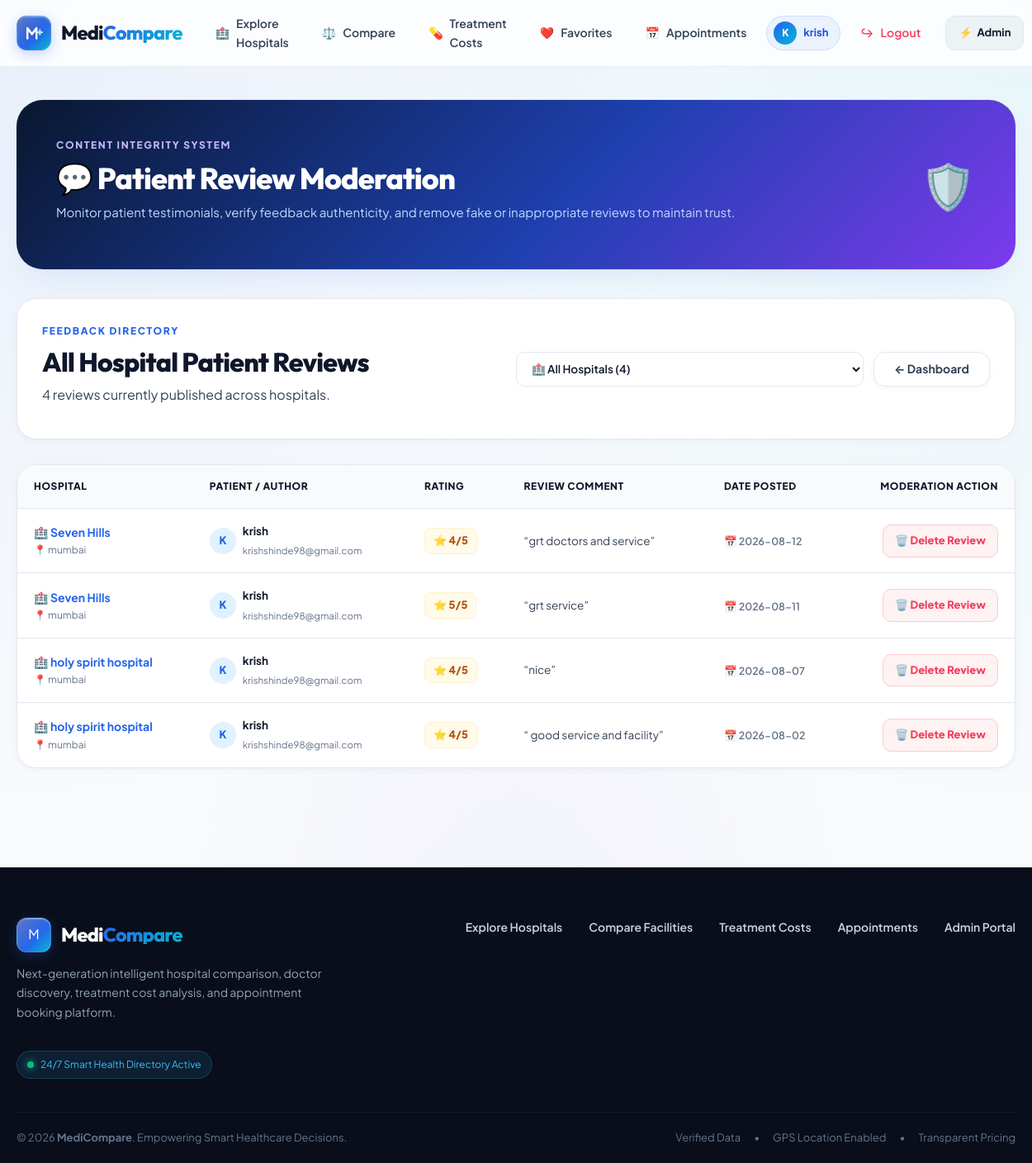
The app's page /admin/reviews (signed in) with its own data.
### tables this page shows
CREATE TABLE users(
    id INTEGER PRIMARY KEY AUTOINCREMENT,
    full_name TEXT NOT NULL,
    email TEXT UNIQUE NOT NULL,
    password TEXT NOT NULL,
    role TEXT DEFAULT 'user'
, google_id TEXT, profile_picture TEXT, auth_provider TEXT DEFAULT 'local');

CREATE TABLE reviews (
    id INTEGER PRIMARY KEY AUTOINCREMENT,
    hospital_id INTEGER,
    user_id INTEGER,
    rating INTEGER,
    comment TEXT,
    review_date TEXT,
    FOREIGN KEY(hospital_id) REFERENCES hospitals(id),
    FOREIGN KEY(user_id) REFERENCES users(id)
);

CREATE TABLE hospitals (
    id INTEGER PRIMARY KEY AUTOINCREMENT,
    hospital_name TEXT NOT NULL,
    city TEXT,
    address TEXT,
    phone TEXT,
    hospital_type TEXT,
    rating REAL,
    emergency INTEGER,
    ambulance INTEGER,
    icu INTEGER
, map_link TEXT, image TEXT);

### app.py (the view)
@app.route("/admin/reviews")
def admin_reviews():
    access_check = admin_required()
    if access_check:
        return access_check
    conn = get_connection()
    cursor = conn.cursor()
    hospital_filter = request.args.get("hospital_id", "").strip()
    query = """
        SELECT
            reviews.*,
            users.full_name as user_name,
            users.email as user_email,
            hospitals.hospital_name,
            hospitals.city as hospital_city
        FROM reviews
        JOIN users ON reviews.user_id = users.id
        JOIN hospitals ON reviews.hospital_id = hospitals.id
    """
    params = []
    if hospital_filter:
        query += " WHERE reviews.hospital_id=?"
        params.append(hospital_filter)
    query += " ORDER BY reviews.id DESC"
    cursor.execute(query, tuple(params))
    reviews = cursor.fetchall()
    cursor.execute("SELECT id, hospital_name FROM hospitals ORDER BY hospital_name ASC")
    hospitals = cursor.fetchall()
    cursor.execute("SELECT COUNT(*) FROM reviews")
    total_reviews = cursor.fetchone()[0]
    conn.close()
    return render_template(
        "admin/reviews.html",
        reviews=reviews,
        hospitals=hospitals,
        selected_hospital=hospital_filter,
        total_reviews=total_reviews,
        user_name=session.get("user_name")
    )

### app.py (called while the page is built, shortened)
def admin_required():
    if "user_id" not in session:
        flash("Admin access required.", "danger")
        return redirect("/login")
    conn = get_connection()
    cursor = conn.cursor()
    cursor.execute("""
        SELECT id, role, email
        FROM users
        WHERE id=?
    """, (session["user_id"],))
    user = cursor.fetchone()
    conn.close()
    if not user or not user["email"] or user["email"].strip().lower() != ADMIN_EMAIL.lower():
        flash("Admin access required.", "danger")
        return redirect("/")
    return None

@app.context_processor
def inject_admin_status():
    is_admin = False
    if "user_id" in session:
        user_email = session.get("user_email")
        if user_email:
            is_admin = (user_email.strip().lower() == ADMIN_EMAIL.lower())
    return dict(is_admin=is_admin)

### database/db.py (called while the page is built)
def get_connection():
    connection = sqlite3.connect(DATABASE_NAME)
    connection.row_factory = sqlite3.Row
    return connection

### templates/admin/reviews.html (shortened to what this page needs)
{% extends "base.html" %}
{% block content %}
<div class="admin-dashboard">
    <section class="admin-hero" style="background: linear-gradient(135deg, #09172e 0%, #1e40af 55%, #7c3aed 100%);">
        <div>
            <span class="eyebrow" style="color: #c4b5fd;">CONTENT INTEGRITY SYSTEM</span>
            <h1>💬 Patient Review Moderation</h1>
            <p>Monitor patient testimonials, verify feedback authenticity, and remove fake or inappropriate reviews to maintain trust.</p>
        </div>
        <div class="admin-hero-icon">🛡️</div>
    </section>
    <section class="admin-toolbar">
        <div>
            <span class="eyebrow">FEEDBACK DIRECTORY</span>
            <h2>All Hospital Patient Reviews</h2>
            <p>{{ reviews|length }} reviews currently published across hospitals.</p>
        </div>
        <div style="display: flex; align-items: center; gap: 12px; flex-wrap: wrap;">
            <form method="GET" action="/admin/reviews" style="display: flex; gap: 8px; align-items: center;">
                <select
                    name="hospital_id"
                    onchange="this.form.submit()"
                    style="height: 42px; padding: 0 14px; border-radius: 10px; border: 1.5px solid var(--border-subtle); background: #ffffff; font-weight: 600; font-size: 13.5px; color: var(--text-heading); outline: none;"
                >
                    <option value="">🏥 All Hospitals ({{ total_reviews or 0 }})</option>
                </select>
            </form>
            <a href="/admin/dashboard" class="btn btn-light" style="height: 42px; display: inline-flex; align-items: center;">
                ← Dashboard
            </a>
        </div>
    </section>
    {% if reviews %}
        <section class="admin-table-card">
            <div class="admin-table-wrapper">
                <table class="admin-table">
                    <thead>
                        <tr>
                            <th>Hospital</th>
                            <th>Patient / Author</th>
                            <th>Rating</th>
                            <th>Review Comment</th>
                            <th>Date Posted</th>
                            <th style="text-align: right;">Moderation Action</th>
                        </tr>
                    </thead>
                    <tbody>
                        {% for review in reviews %}
                            <tr>
                                <td>
                                    <div style="display: flex; flex-direction: column;">
                                        <a href="/hospital/{{ review.hospital_id }}" target="_blank" style="color: var(--primary); font-weight: 700; font-size: 14px; text-decoration: none;">
                                            🏥 {{ review.hospital_name }}
                                        </a>
                                        <span style="font-size: 12px; color: var(--text-muted);">
                                            📍 {{ review.hospital_city or "Unknown location" }}
                                        </span>
                                    </div>
                                </td>
                                <td>
                                    <div style="display: flex; align-items: center; gap: 8px;">
                                        <div style="width: 32px; height: 32px; border-radius: 50%; background: #e0f2fe; color: var(--primary); display: grid; place-items: center; font-weight: 800; font-size: 13px;">
                                            {{ review.user_name[0]|upper if review.user_name else 'P' }}
                                        </div>
                                        <div>
                                            <strong style="font-size: 13.5px; color: var(--text-heading); display: block;">
                                                {{ review.user_name or "Verified Patient" }}
                                            </strong>
                                            <span style="font-size: 11.5px; color: var(--text-muted);">
                                                {{ review.user_email or "Account ID: #" ~ review.user_id }}
                                            </span>
                                        </div>
                                    </div>
                                </td>
                                <td>
                                    <span style="display: inline-flex; align-items: center; gap: 4px; padding: 4px 10px; border-radius: 8px; font-weight: 800; font-size: 13px; background: #fffbeb; color: #b45309; border: 1px solid #fef3c7;">
                                        ⭐ {{ review.rating }}/5
                                    </span>
                                </td>
                                <td style="max-width: 380px;">
                                    <p style="font-size: 13.5px; line-height: 1.5; color: var(--text-body); margin: 0; word-break: break-word;">
                                        &ldquo;{{ review.comment }}&rdquo;
                                    </p>
                                </td>
                                <td>
                                    <span style="font-size: 12.5px; color: var(--text-muted); font-weight: 600;">
                                        📅 {{ review.review_date or "Recently" }}
                                    </span>
                                </td>
                                <td style="text-align: right;">
                                    <div class="table-actions" style="justify-content: flex-end;">
                                        <a
                                            href="/admin/delete-review/{{ review.id }}"
                                            class="table-btn delete"
                                            onclick="return confirm('Delete this review by {{ review.user_name or 'patient' }}? The hospital rating will be recalculated.');"
                                            title="Delete false or spam review"
                                        >
                                            🗑️ Delete Review
                                        </a>
                                    </div>
                                </td>
                            </tr>
                        {% endfor %}
                    </tbody>
                </table>
            </div>
        </section>
    {% endif %}
</div>
{% endblock %}

### templates/base.html (shortened to what this page needs)
<!DOCTYPE html>
<html lang="en">
<head>
    <link href="https://cdn.jsdelivr.net/npm/bootstrap@5.3.3/dist/css/bootstrap.min.css" rel="stylesheet">
    <link rel="stylesheet" href="{{ url_for('static', filename='css/style.css') }}">
</head>
<body>
    <header class="site-header" id="siteHeader">
        <div class="nav-shell">
            <a class="brand" href="/" aria-label="MediCompare Home">
                <span class="brand-mark">
                </span>
                <span class="brand-text">
                    Medi<span>Compare</span>
                </span>
            </a>
            <nav class="main-nav" id="mainNav">
                <a href="/" class="nav-item">
                    <span>🏥</span> Explore Hospitals
                </a>
                <a href="/compare" class="nav-item">
                    <span>⚖️</span> Compare
                </a>
                <a href="/service-comparison" class="nav-item">
                    <span>💊</span> Treatment Costs
                </a>
                {% if user_name or session.get('user_name') %}
                    {% set current_user_name = user_name or session.get('user_name') %}
                    <a href="/favorites" class="nav-item">
                        <span>❤️</span> Favorites
                    </a>
                    <a href="/my-appointments" class="nav-item">
                        <span>📅</span> Appointments
                    </a>
                    <a href="/profile" class="nav-user-chip">
                        <span class="user-avatar-mini">{{ current_user_name[0]|upper }}</span>
                        <span>{{ current_user_name }}</span>
                    </a>
                    <a href="/logout" class="nav-item nav-logout" title="Sign Out">
                        <span>↪</span> Logout
                    </a>
                {% endif %}
                {% if is_admin %}
                <a href="/admin/dashboard" class="nav-admin" title="Admin Portal">
                    <span>⚡</span> Admin
                </a>
                {% endif %}
            </nav>
        </div>
    </header>
    <main class="page-main">
        {% block content %}
        {% endblock %}
    </main>
    <footer class="site-footer">
        <div class="footer-shell">
            <div>
                <a class="brand footer-brand" href="/">
                    <span class="brand-mark">M</span>
                    <span class="brand-text">
                        Medi<span>Compare</span>
                    </span>
                </a>
                <p>
                    Next-generation intelligent hospital comparison, doctor discovery,
                    treatment cost analysis, and appointment booking platform.
                </p>
                <div style="margin-top: 18px; display: inline-flex; align-items: center; gap: 8px; font-size: 12px; color: #38bdf8; background: rgba(56, 189, 248, 0.1); padding: 6px 12px; border-radius: 999px; border: 1px solid rgba(56, 189, 248, 0.2);">
                    <span class="pulse-dot"></span> 24/7 Smart Health Directory Active
                </div>
            </div>
            <div class="footer-links">
                <a href="/">Explore Hospitals</a>
                <a href="/compare">Compare Facilities</a>
                <a href="/service-comparison">Treatment Costs</a>
                <a href="/my-appointments">Appointments</a>
                {% if is_admin %}
                <a href="/admin/dashboard">Admin Portal</a>
                {% endif %}
            </div>
        </div>
        <div class="footer-bottom">
            <div>
                &copy; 2026 <strong>MediCompare</strong>. Empowering Smart Healthcare Decisions.
            </div>
            <div style="display: flex; gap: 16px;">
                <span>Verified Data</span>
                <span>•</span>
                <span>GPS Location Enabled</span>
                <span>•</span>
                <span>Transparent Pricing</span>
            </div>
        </div>
    </footer>
</body>
</html>

### records on screen
users: full_name "krish"
reviews: hospital_name "Seven Hills", city "mumbai", full_name "K", full_name "krish", email "krishshinde98@gmail.com", rating "4", comment "grt doctors and service", review_date "2026-08-12"
reviews: hospital_name "Seven Hills", city "mumbai", full_name "K", full_name "krish", email "krishshinde98@gmail.com", rating "5", comment "grt service", review_date "2026-08-11"
reviews: hospital_name "holy spirit hospital", city "mumbai", full_name "K", full_name "krish", email "krishshinde98@gmail.com", rating "4", comment "nice", review_date "2026-08-07"
reviews: hospital_name "holy spirit hospital", city "mumbai", full_name "K", full_name "krish", email "krishshinde98@gmail.com", rating "4", comment "good service and facility", review_date "2026-08-02"

### other values on screen
{{ current_user_name[0]|upper }} "K"
{{ reviews|length }} "4"
